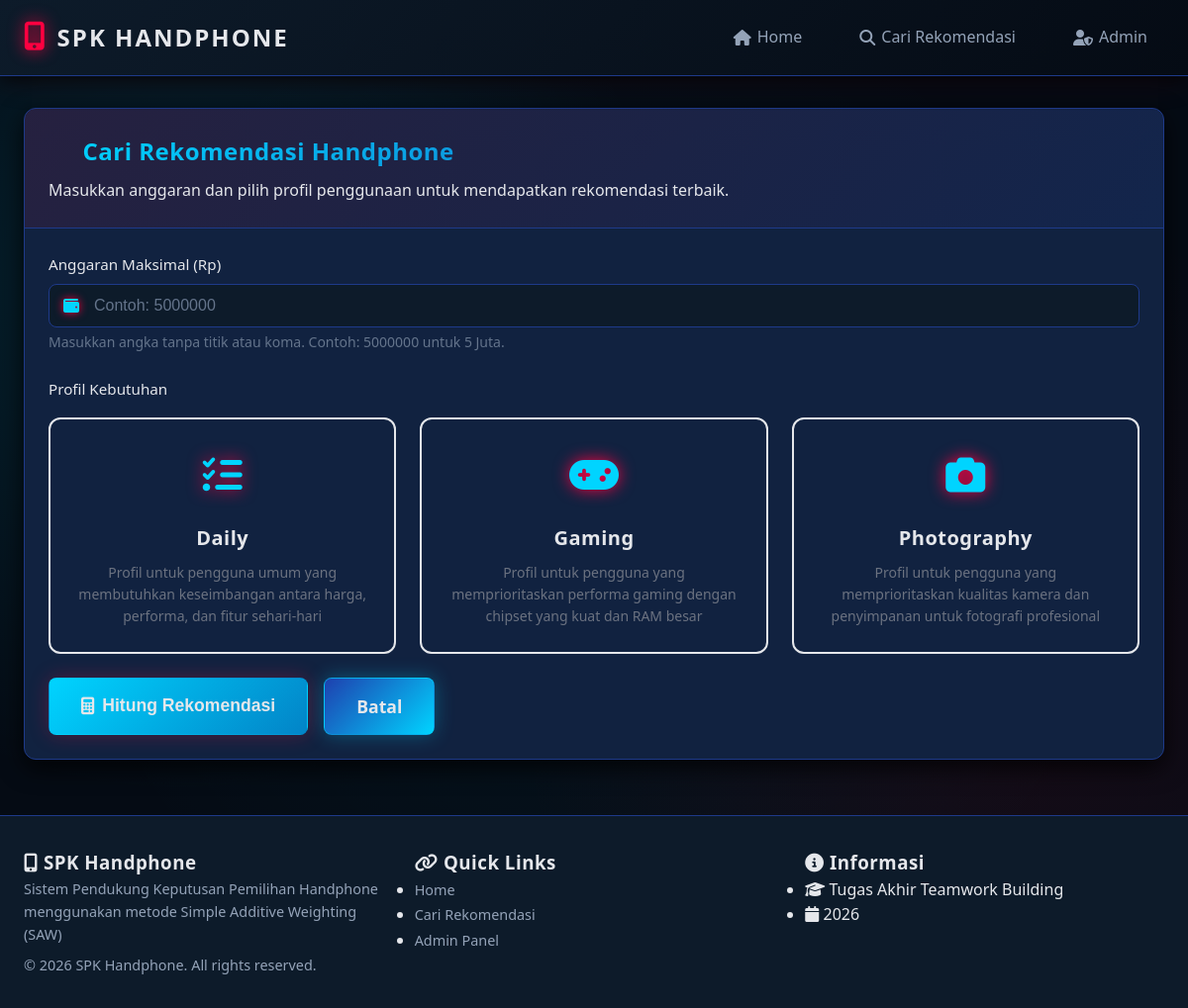
The page /rekomendasi on the database its author committed.
### tables this page shows
CREATE TABLE profiles (
    id INT PRIMARY KEY AUTO_INCREMENT,
    nama VARCHAR(50) NOT NULL UNIQUE,
    deskripsi TEXT NULL
);

### app/controllers/RecommendationController.php (called while the page is built, shortened)
<?php
require_once __DIR__ . '/BaseController.php';
require_once __DIR__ . '/../models/Profile.php';
class RecommendationController extends BaseController {
    private $profileModel;
    public function __construct() {
        $this->profileModel = new Profile($this->db);
    }
    public function index() {
        $profiles = $this->profileModel->getAll();
        $data = [
            'title' => 'Cari Rekomendasi',
            'profiles' => $profiles
        ];
        return $this->view('recommendation/index', $data);
    }
}

### app/helpers/functions.php (called while the page is built, shortened)
<?php
function getBaseUrl() {
    $protocol = isset($_SERVER['HTTPS']) && $_SERVER['HTTPS'] === 'on' ? 'https' : 'http';
    $host = $_SERVER['HTTP_HOST'];
    $scriptName = $_SERVER['SCRIPT_NAME'];
    $basePath = str_replace('\\', '/', dirname($scriptName));
    return $protocol . '://' . $host . $basePath;
}
function url($path = '') {
    return getBaseUrl() . '/' . ltrim($path, '/');
}

### app/config/database.php (called while the page is built, shortened)
<?php
function getDbConnection() {
    try {
        $dsn = 'mysql:host=' . DB_HOST . ';dbname=' . DB_NAME . ';charset=' . DB_CHARSET;
        $options = [
            PDO::ATTR_ERRMODE            => PDO::ERRMODE_EXCEPTION,
            PDO::ATTR_DEFAULT_FETCH_MODE => PDO::FETCH_ASSOC,
            PDO::ATTR_EMULATE_PREPARES   => false,
        ];
        $pdo = new PDO($dsn, DB_USER, DB_PASS, $options);
        return $pdo;
    } catch (PDOException $e) {
        echo "Error Koneksi Database: " . $e->getMessage();
        return null;
    }
}

### app/models/Profile.php (called while the page is built, shortened)
<?php
class Profile {
    private $db;
    public function __construct($db) {
        $this->db = $db;
    }
    public function getAll() {
        try {
            $query = "SELECT * FROM profiles ORDER BY nama ASC";
            $stmt = $this->db->query($query);
            return $stmt->fetchAll();
        } catch (PDOException $e) {
            echo "Error getAll(): " . $e->getMessage();
            return [];
        }
    }
}

### views/recommendation/index.php (the view, shortened to what this page needs)
<div class="container">
    <div class="card">
        <div class="card-header">
            <h1 class="card-title"><i class="fas fa-search"></i> Cari Rekomendasi Handphone</h1>
            <p>Masukkan anggaran dan pilih profil penggunaan untuk mendapatkan rekomendasi terbaik.</p>
        </div>
        <div class="card-body">
            <form action="<?php echo url('rekomendasi/proses'); ?>" method="POST">
                <div class="form-group">
                    <label for="budget" class="form-label">Anggaran Maksimal (Rp)</label>
                    <div class="input-with-icon">
                        <i class="fas fa-wallet"></i>
                        <input type="number" name="budget" id="budget" class="form-control" placeholder="Contoh: 5000000" min="1000000" required>
                    </div>
                    <small class="text-muted">Masukkan angka tanpa titik atau koma. Contoh: 5000000 untuk 5 Juta.</small>
                </div>
                <div class="form-group">
                    <label class="form-label">Profil Kebutuhan</label>
                    <div class="profile-options">
                        <?php foreach ($profiles as $profile): ?>
                        <label class="profile-card">
                            <div class="profile-card-content">
                                <div class="profile-icon">
                                    <?php
                                    $icon = 'mobile-alt';
                                    if (stripos($profile['nama'], 'gaming') !== false) $icon = 'gamepad';
                                    elseif (stripos($profile['nama'], 'photo') !== false || stripos($profile['nama'], 'kamera') !== false) $icon = 'camera';
                                    elseif (stripos($profile['nama'], 'daily') !== false || stripos($profile['nama'], 'harian') !== false) $icon = 'tasks';
                                    ?>
                                    <i class="fas fa-<?php echo $icon; ?>"></i>
                                </div>
                                <h3><?php echo htmlspecialchars($profile['nama']); ?></h3>
                                <p><?php echo htmlspecialchars($profile['deskripsi']); ?></p>
                            </div>
                        </label>
                        <?php endforeach; ?>
                    </div>
                </div>
                <div class="form-actions mt-4 text-center">
                    <button type="submit" class="btn btn-primary btn-lg">
                        <i class="fas fa-calculator"></i> Hitung Rekomendasi
                    </button>
                    <a href="<?php echo url(); ?>" class="btn btn-secondary btn-lg">Batal</a>
                </div>
            </form>
        </div>
    </div>
</div>

### views/recommendation/index.php (style rules this page uses)
.input-with-icon { position: relative; }
.input-with-icon i { position: absolute; left: 15px; top: 50%; transform: translateY(-50%); color: var(--primary); }
.input-with-icon .form-control { padding-left: 45px; }
.profile-options { display: grid; grid-template-columns: repeat(auto-fit, minmax(250px, 1fr)); gap: var(--spacing-md); margin-top: var(--spacing-sm); }
.profile-card { cursor: pointer; }
.profile-card-content { border: 2px solid #e5e7eb; border-radius: var(--radius-lg); padding: var(--spacing-md); text-align: center; transition: var(--transition); height: 100%; }
.profile-icon { font-size: 2.5rem; color: var(--primary); margin-bottom: var(--spacing-sm); }
.profile-card h3 { margin-bottom: var(--spacing-xs); font-size: 1.25rem; }
.profile-card p { font-size: 0.875rem; color: #6b7280; }

### rows shown on the page
profiles: nama "Daily", deskripsi "Profil untuk pengguna umum yang membutuhkan keseimbangan antara harga, performa, dan fitur sehari-hari"
profiles: nama "Gaming", deskripsi "Profil untuk pengguna yang memprioritaskan performa gaming dengan chipset yang kuat dan RAM besar"
profiles: nama "Photography", deskripsi "Profil untuk pengguna yang memprioritaskan kualitas kamera dan penyimpanan untuk fotografi profesional"
